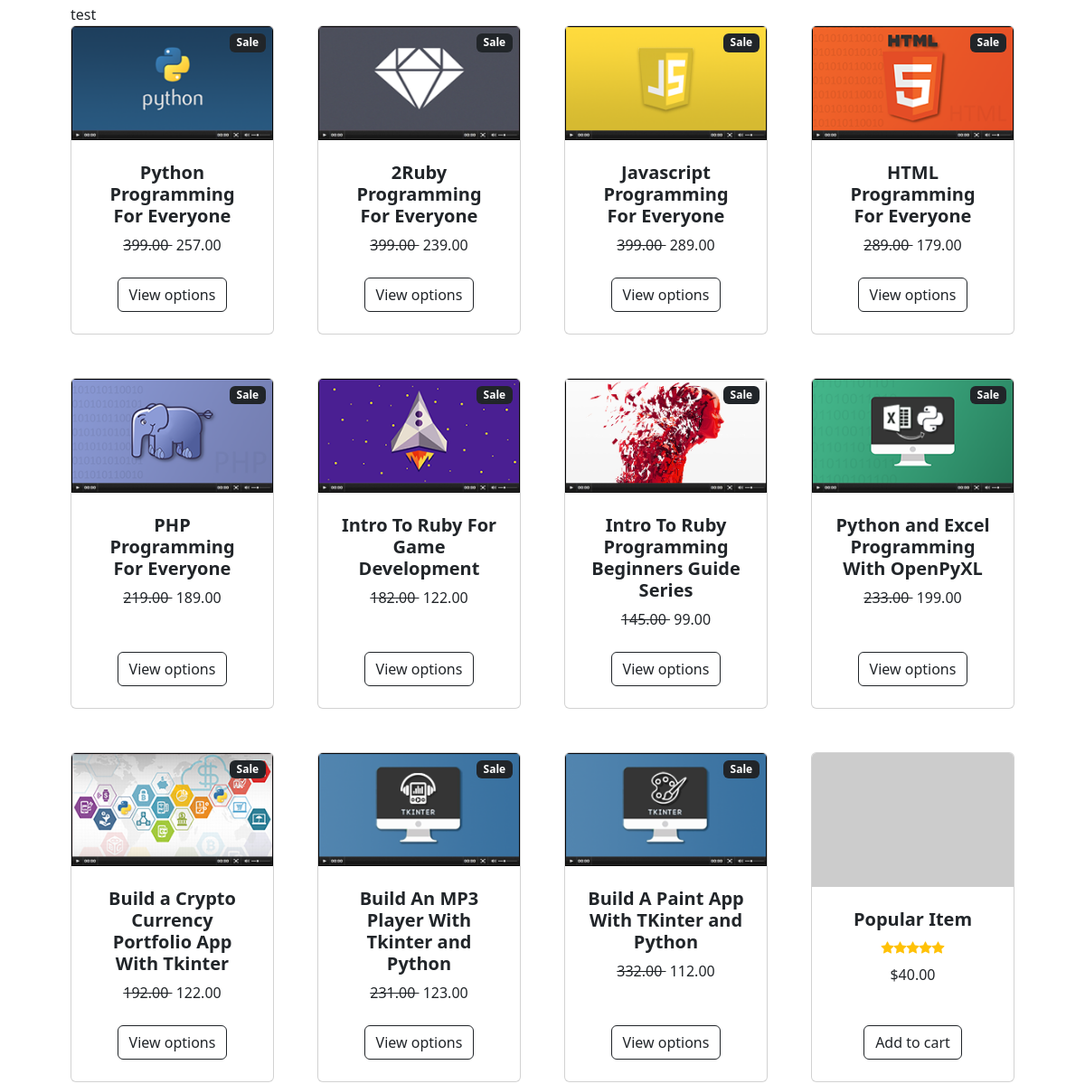
Before: / (middle part) with the older database file.
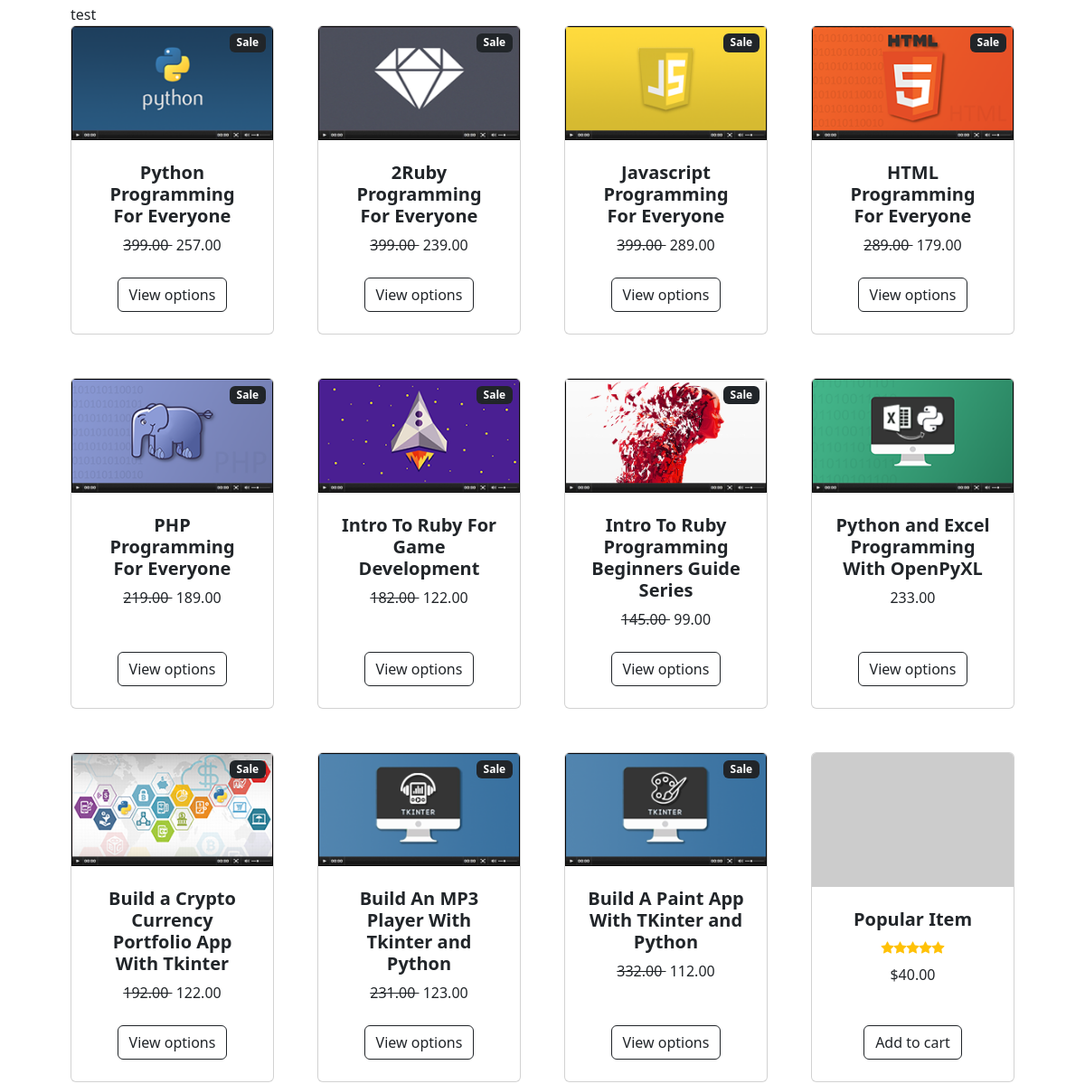
After: the same page with the newer database file.
### store/models.py (models this page shows, shortened)
class Product(models.Model):
    name = models.CharField(max_length= 100)
    category = models.ForeignKey('Category',on_delete= models.CASCADE)
    description  = models.TextField(blank= True, null=True)
    price = models.DecimalField( max_digits=10, decimal_places=2)
    discount_price = models.DecimalField(max_digits=10, decimal_places=2)
    image = models.ImageField(upload_to='upload/product/',blank=True, null=True)
    stock = models.PositiveIntegerField(default=0)
    is_available = models.BooleanField(default=True)
    created_at = models.DateField(auto_now_add=True)
    updated_at = models.DateField(auto_now =True)

### store/views.py (the view)
# urls.py: path('', views.home, name= 'home'),
def home(request):
    products = Product.objects.all
    return render(request,'home.html', {'products' :products})

### store/templatetags/custom_tags.py (called while the page is built)
@register.filter
def split( value, delimiter = ":"):
    parts = value.split(delimiter)
    return parts[0] if parts else value

### store/templates/home.html (shortened to what this page needs)
{% extends 'base.html' %}
{% load static %}
{% load custom_tags %}
{% block content %}
        <section class="py-5">
            <div class="container px-4 px-lg-5 mt-5">
                test
                <div class="row gx-4 gx-lg-5 row-cols-2 row-cols-md-3 row-cols-xl-4 justify-content-center">
                    {% for product in products %}
                        {% if product.is_available %}
                    <div class="col mb-5">
                        <div class="card h-100">
                            <div class="badge bg-dark text-white position-absolute" style="top: 0.5rem; right: 0.5rem">Sale</div>
                            <img class="card-img-top" src="{{ product.image.url }}" alt="..." />
                            <div class="card-body p-4">
                                <div class="text-center">
                                    <h5 class="fw-bolder">{{ product.name | split:":"  }}</h5>
                                    <strike>
                                        {{ product.price }}
                                    </strike>
                                    &nbsp;{{ product.discount_price }}
                                </div>
                            </div>
                            <div class="card-footer p-4 pt-0 border-top-0 bg-transparent">
                                <div class="text-center"><a class="btn btn-outline-dark mt-auto" href="#">View options</a></div>
                            </div>
                        </div>
                    </div>
                        {% else %}
                    <div class="col mb-5">
                        <div class="card h-100">
                            <img class="card-img-top" src="{{ product.image.url }}" alt="..." />
                            <div class="card-body p-4">
                                <div class="text-center">
                                    <h5 class="fw-bolder">{{ product.name | split:":"  }}</h5>
                                        {{ product.price }}
                                </div>
                            </div>
                            <div class="card-footer p-4 pt-0 border-top-0 bg-transparent">
                                <div class="text-center"><a class="btn btn-outline-dark mt-auto" href="#">View options</a></div>
                            </div>
                        </div>
                    </div>
                        {% endif %}
                    {% endfor %}
                    <div class="col mb-5">
                        <div class="card h-100">
                            <img class="card-img-top" src="https://dummyimage.com/450x300/dee2e6/6c757d.jpg" alt="..." />
                            <div class="card-body p-4">
                                <div class="text-center">
                                    <h5 class="fw-bolder">Popular Item</h5>
                                    <div class="d-flex justify-content-center small text-warning mb-2">
                                        <div class="bi-star-fill"></div>
                                        <div class="bi-star-fill"></div>
                                        <div class="bi-star-fill"></div>
                                        <div class="bi-star-fill"></div>
                                        <div class="bi-star-fill"></div>
                                    </div>
                                    $40.00
                                </div>
                            </div>
                            <div class="card-footer p-4 pt-0 border-top-0 bg-transparent">
                                <div class="text-center"><a class="btn btn-outline-dark mt-auto" href="#">Add to cart</a></div>
                            </div>
                        </div>
                    </div>
                </div>
            </div>
        </section>
{% endblock %}

### store/templates/base.html (shortened to what this page needs)
{% load static %}
<!DOCTYPE html>
<html lang="en">
    <head>
        <link href="https://cdn.jsdelivr.net/npm/bootstrap-icons@1.5.0/font/bootstrap-icons.css" rel="stylesheet" />
        <link href="{% static 'css/styles.css' %}" rel="stylesheet" />
    </head>
    <body>
       {% block content %}
       {% endblock %}
    </body>
</html>

Changed rows visible on the page:
changed Product "Python and Excel Programming With OpenPyXL": is_available True → False (drawn); image: picture added; image: picture removed; discount_price "199.00" → (not shown)
